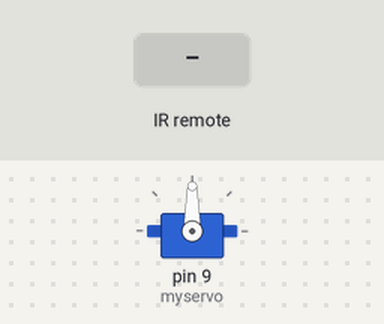
Simulated run of this sketch. Board: Arduino Uno, built with avr-gcc and run on an emulated ATmega328P. Parts: servo. Inputs (shaded band) come from the test bench.

Above: at 1.2 s.
1.3 s: infrared code 0xFFA25D received
At 1.7 s:
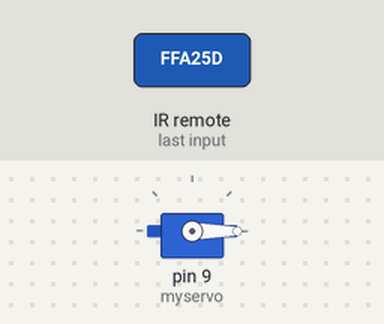
2.8 s: infrared code 0xFF629D received
At 3.2 s:
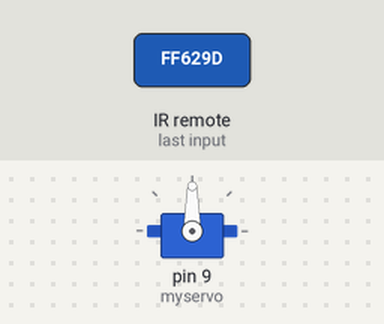
Timing chart, 0 to 5.8 s (numbered marks = the images above; inputs shaded):
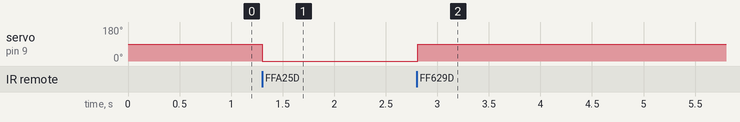

Measured:
- after the input at 1.3 s, servo on pin 9 (myservo): 90° → 0° at once
- after the input at 2.8 s, servo on pin 9 (myservo): 0° → 90° at once

The sketch:

Project_14_arduino_infrared_control_servo.ino
```cpp
#include <IRremote.h>
#include <Servo.h>
int IRpin = 2;  // pin for the IR sensor
IRrecv irrecv(IRpin);
decode_results results;
Servo myservo;
void setup()
{
 Serial.begin(9600);
 irrecv.enableIRIn(); // Start the receiver
 myservo.attach(9);  // attaches the servo on pin 9 to the servo object
}
void loop()
{
 if (irrecv.decode(&results))
   {
     irrecv.resume();   // Receive the next value
   }
  if (results.value == 16753245)  // change according to your IR remote button number
    {
      myservo.write(0);
      delay(15);
    }
    if (results.value == 16736925)  // change according  to your IR remote button number
    {
      myservo.write(90);  //Change the degree of rotation of the steering gear
    delay(15);
    }

}
```
